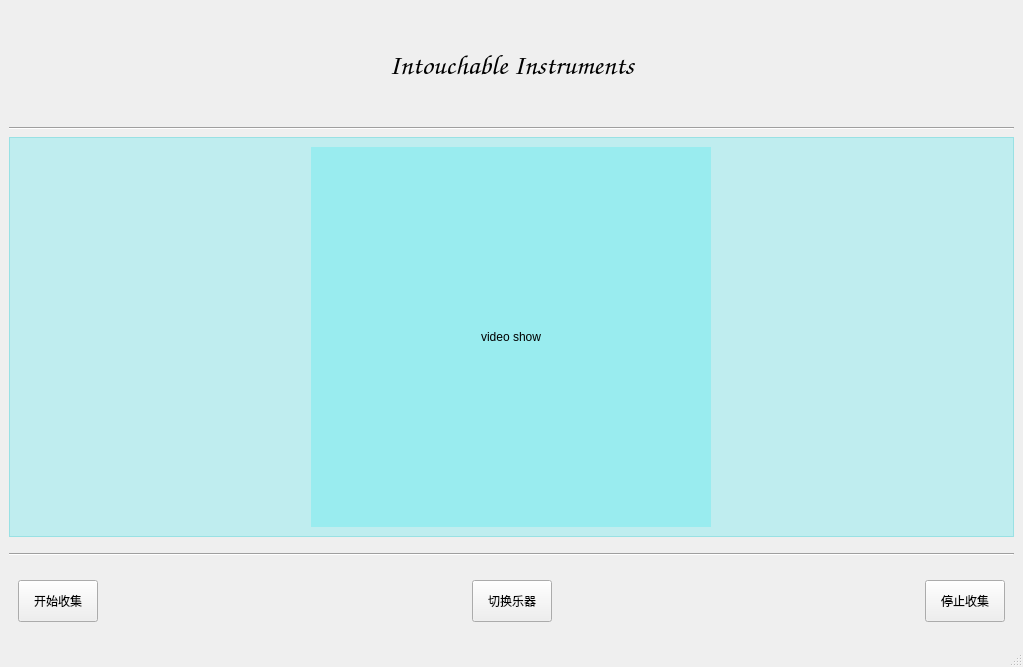
<?xml version="1.0" encoding="UTF-8"?>
<ui version="4.0">
 <class>MainWindow</class>
 <widget class="QMainWindow" name="MainWindow">
  <property name="geometry">
   <rect>
    <x>0</x>
    <y>0</y>
    <width>1023</width>
    <height>667</height>
   </rect>
  </property>
  <property name="windowTitle">
   <string>MainWindow</string>
  </property>
  <widget class="QWidget" name="centralwidget">
   <layout class="QGridLayout" name="gridLayout">
    <item row="0" column="0">
     <widget class="QWidget" name="widget_2" native="true">
      <property name="maximumSize">
       <size>
        <width>16777215</width>
        <height>110</height>
       </size>
      </property>
      <layout class="QGridLayout" name="gridLayout_2">
       <item row="0" column="0">
        <spacer name="horizontalSpacer_3">
         <property name="orientation">
          <enum>Qt::Horizontal</enum>
         </property>
         <property name="sizeHint" stdset="0">
          <size>
           <width>300</width>
           <height>20</height>
          </size>
         </property>
        </spacer>
       </item>
       <item row="0" column="2">
        <spacer name="horizontalSpacer_2">
         <property name="orientation">
          <enum>Qt::Horizontal</enum>
         </property>
         <property name="sizeHint" stdset="0">
          <size>
           <width>40</width>
           <height>20</height>
          </size>
         </property>
        </spacer>
       </item>
       <item row="0" column="1">
        <widget class="QLabel" name="label_2">
         <property name="maximumSize">
          <size>
           <width>400</width>
           <height>110</height>
          </size>
         </property>
         <property name="font">
          <font>
           <family>Comic Sans MS</family>
           <pointsize>21</pointsize>
           <weight>75</weight>
           <bold>true</bold>
          </font>
         </property>
         <property name="text">
          <string>Intouchable Instruments</string>
         </property>
         <property name="alignment">
          <set>Qt::AlignCenter</set>
         </property>
        </widget>
       </item>
      </layout>
     </widget>
    </item>
    <item row="3" column="0">
     <widget class="QFrame" name="frame_1">
      <property name="maximumSize">
       <size>
        <width>16777215</width>
        <height>400</height>
       </size>
      </property>
      <property name="autoFillBackground">
       <bool>false</bool>
      </property>
      <property name="styleSheet">
       <string notr="true">background-color:rgba(0, 229, 238,0.2)</string>
      </property>
      <property name="frameShape">
       <enum>QFrame::StyledPanel</enum>
      </property>
      <property name="frameShadow">
       <enum>QFrame::Raised</enum>
      </property>
      <layout class="QHBoxLayout" name="horizontalLayout_2">
       <item>
        <widget class="QLabel" name="label_video">
         <property name="maximumSize">
          <size>
           <width>400</width>
           <height>400</height>
          </size>
         </property>
         <property name="styleSheet">
          <string notr="true"/>
         </property>
         <property name="text">
          <string>video show</string>
         </property>
         <property name="alignment">
          <set>Qt::AlignCenter</set>
         </property>
        </widget>
       </item>
      </layout>
     </widget>
    </item>
    <item row="4" column="0">
     <widget class="Line" name="line">
      <property name="maximumSize">
       <size>
        <width>16777215</width>
        <height>20</height>
       </size>
      </property>
      <property name="orientation">
       <enum>Qt::Horizontal</enum>
      </property>
     </widget>
    </item>
    <item row="5" column="0">
     <widget class="QWidget" name="widget" native="true">
      <property name="maximumSize">
       <size>
        <width>16777215</width>
        <height>60</height>
       </size>
      </property>
      <layout class="QHBoxLayout" name="horizontalLayout">
       <item>
        <widget class="QPushButton" name="pushButton">
         <property name="maximumSize">
          <size>
           <width>16777215</width>
           <height>50</height>
          </size>
         </property>
         <property name="styleSheet">
          <string notr="true"/>
         </property>
         <property name="text">
          <string>开始收集</string>
         </property>
        </widget>
       </item>
       <item>
        <spacer name="horizontalSpacer_4">
         <property name="orientation">
          <enum>Qt::Horizontal</enum>
         </property>
         <property name="sizeHint" stdset="0">
          <size>
           <width>40</width>
           <height>20</height>
          </size>
         </property>
        </spacer>
       </item>
       <item>
        <widget class="QPushButton" name="pushButton_3">
         <property name="maximumSize">
          <size>
           <width>16777215</width>
           <height>60</height>
          </size>
         </property>
         <property name="styleSheet">
          <string notr="true"/>
         </property>
         <property name="text">
          <string>切换乐器</string>
         </property>
        </widget>
       </item>
       <item>
        <spacer name="horizontalSpacer">
         <property name="orientation">
          <enum>Qt::Horizontal</enum>
         </property>
         <property name="sizeHint" stdset="0">
          <size>
           <width>40</width>
           <height>20</height>
          </size>
         </property>
        </spacer>
       </item>
       <item>
        <widget class="QPushButton" name="pushButton_2">
         <property name="maximumSize">
          <size>
           <width>16777215</width>
           <height>50</height>
          </size>
         </property>
         <property name="styleSheet">
          <string notr="true"/>
         </property>
         <property name="text">
          <string>停止收集</string>
         </property>
        </widget>
       </item>
      </layout>
     </widget>
    </item>
    <item row="1" column="0">
     <widget class="Line" name="line_2">
      <property name="orientation">
       <enum>Qt::Horizontal</enum>
      </property>
     </widget>
    </item>
   </layout>
  </widget>
  <widget class="QMenuBar" name="menubar">
   <property name="geometry">
    <rect>
     <x>0</x>
     <y>0</y>
     <width>1023</width>
     <height>26</height>
    </rect>
   </property>
  </widget>
  <widget class="QStatusBar" name="statusbar"/>
 </widget>
 <resources/>
 <connections/>
</ui>
